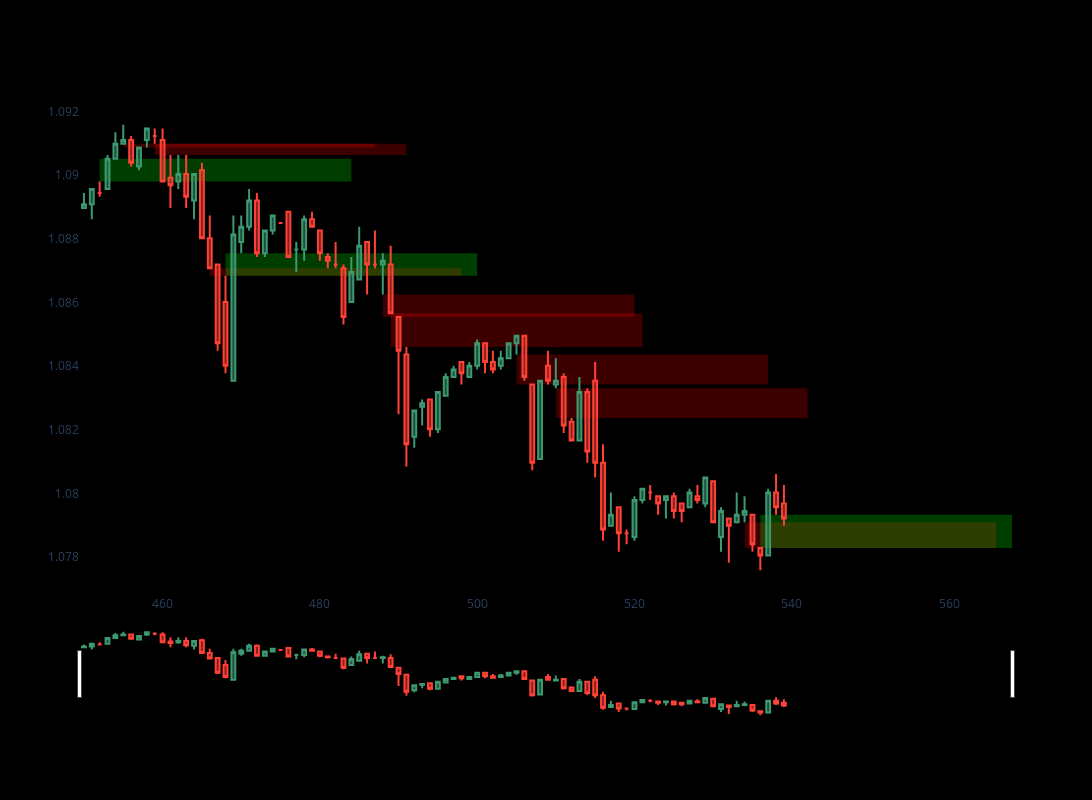

Write notebook code for a chart like this one.
### Code cell
import plotly.graph_objects as go
from plotly.subplots import make_subplots
from datetime import datetime
dfpl = df[450:540]
# Create the figure
fig = go.Figure()

# Add candlestick chart
fig.add_trace(go.Candlestick(
    x=dfpl.index,
    open=dfpl["Open"],
    high=dfpl["High"],
    low=dfpl["Low"],
    close=dfpl["Close"],
    name="Candles"
))

# Add FVG zones
for _, row in dfpl.iterrows():
    if isinstance(row["FVG"], tuple):
        fvg_type, start, end, index = row["FVG"]
        color = "rgba(0,255,0,0.3)" if fvg_type == "bullish" else "rgba(255,0,0,0.3)"
        fig.add_shape(
            type="rect",
            x0=index - 2,
            x1=index + 30,
            y0=start,
            y1=end,
            fillcolor=color,
            opacity=0.8,
            layer="below",
            line=dict(width=0),
        )

# Show the chart
fig.update_layout(width=1200, height=800,
                  xaxis=dict(showgrid=False),
                  yaxis=dict(showgrid=False),
                  plot_bgcolor='black',
                  paper_bgcolor='black')
fig.show()

### Figure 1 — Plotly figure (JSON) as saved in the notebook; plotly's stock layout.template omitted (floating-point values rounded to 4 significant figures)
{"data": [{"close": [1.089, 1.09, 1.089, 1.091, 1.091, 1.091, 1.09, 1.091, 1.091, 1.091, 1.09, 1.09, 1.09, 1.089, 1.09, 1.088, 1.087, 1.085, 1.084, 1.088, 1.088, 1.089, 1.088, 1.088, 1.089, 1.088, 1.087, 1.088, 1.089, 1.088, 1.088, 1.087, 1.087, 1.086, 1.087, 1.088, 1.087, 1.087, 1.087, 1.086, 1.084, 1.082, 1.083, 1.083, 1.082, 1.083, 1.084, 1.084, 1.084, 1.084, 1.085, 1.084, 1.084, 1.084, 1.085, 1.085, 1.084, 1.081, 1.084, 1.084, 1.084, 1.082, 1.082, 1.083, 1.081, 1.081, 1.079, 1.079, 1.079, 1.079, 1.08, 1.08, 1.08, 1.08, 1.08, 1.079, 1.079, 1.08, 1.08, 1.08, 1.079, 1.079, 1.079, 1.079, 1.079, 1.078, 1.078, 1.08, 1.08, 1.079], "high": [1.089, 1.09, 1.09, 1.091, 1.091, 1.092, 1.091, 1.091, 1.091, 1.091, 1.091, 1.091, 1.091, 1.091, 1.09, 1.09, 1.089, 1.087, 1.087, 1.089, 1.089, 1.09, 1.089, 1.088, 1.089, 1.088, 1.089, 1.088, 1.089, 1.089, 1.088, 1.088, 1.088, 1.087, 1.087, 1.088, 1.088, 1.088, 1.088, 1.088, 1.086, 1.085, 1.083, 1.083, 1.083, 1.083, 1.084, 1.084, 1.084, 1.084, 1.085, 1.085, 1.084, 1.084, 1.085, 1.085, 1.085, 1.083, 1.084, 1.084, 1.084, 1.084, 1.082, 1.084, 1.083, 1.084, 1.082, 1.08, 1.08, 1.079, 1.08, 1.08, 1.08, 1.08, 1.08, 1.08, 1.08, 1.08, 1.08, 1.08, 1.08, 1.08, 1.079, 1.08, 1.08, 1.079, 1.078, 1.08, 1.081, 1.08], "low": [1.089, 1.089, 1.089, 1.09, 1.091, 1.091, 1.09, 1.09, 1.091, 1.091, 1.09, 1.089, 1.09, 1.089, 1.089, 1.088, 1.087, 1.084, 1.084, 1.084, 1.088, 1.088, 1.087, 1.087, 1.088, 1.088, 1.087, 1.087, 1.087, 1.088, 1.087, 1.087, 1.087, 1.085, 1.086, 1.087, 1.086, 1.087, 1.086, 1.086, 1.082, 1.081, 1.081, 1.082, 1.082, 1.082, 1.083, 1.084, 1.083, 1.084, 1.084, 1.084, 1.084, 1.084, 1.084, 1.084, 1.084, 1.081, 1.081, 1.083, 1.083, 1.082, 1.082, 1.082, 1.081, 1.08, 1.079, 1.079, 1.078, 1.078, 1.079, 1.08, 1.08, 1.079, 1.079, 1.079, 1.079, 1.08, 1.08, 1.08, 1.079, 1.078, 1.078, 1.079, 1.079, 1.078, 1.078, 1.078, 1.079, 1.079], "name": "Candles", "open": [1.089, 1.089, 1.089, 1.09, 1.091, 1.091, 1.091, 1.09, 1.091, 1.091, 1.091, 1.09, 1.09, 1.09, 1.089, 1.09, 1.088, 1.087, 1.086, 1.084, 1.088, 1.088, 1.089, 1.088, 1.088, 1.088, 1.089, 1.088, 1.088, 1.089, 1.088, 1.087, 1.087, 1.087, 1.086, 1.087, 1.088, 1.087, 1.087, 1.087, 1.086, 1.084, 1.082, 1.083, 1.083, 1.082, 1.083, 1.084, 1.084, 1.084, 1.084, 1.085, 1.084, 1.084, 1.084, 1.085, 1.085, 1.083, 1.081, 1.084, 1.083, 1.084, 1.082, 1.082, 1.083, 1.084, 1.081, 1.079, 1.08, 1.079, 1.079, 1.08, 1.08, 1.08, 1.08, 1.08, 1.08, 1.08, 1.08, 1.08, 1.08, 1.079, 1.079, 1.079, 1.079, 1.079, 1.078, 1.078, 1.08, 1.08], "type": "candlestick", "x": [450, 451, 452, 453, 454, 455, 456, 457, 458, 459, 460, 461, 462, 463, 464, 465, 466, 467, 468, 469, 470, 471, 472, 473, 474, 475, 476, 477, 478, 479, 480, 481, 482, 483, 484, 485, 486, 487, 488, 489, 490, 491, 492, 493, 494, 495, 496, 497, 498, 499, 500, 501, 502, 503, 504, 505, 506, 507, 508, 509, 510, 511, 512, 513, 514, 515, 516, 517, 518, 519, 520, 521, 522, 523, 524, 525, 526, 527, 528, 529, 530, 531, 532, 533, 534, 535, 536, 537, 538, 539]}], "layout": {"height": 800, "paper_bgcolor": "black", "plot_bgcolor": "black", "shapes": [{"fillcolor": "rgba(0,255,0,0.3)", "layer": "below", "line": {"width": 0}, "opacity": 0.8, "type": "rect", "x0": 452, "x1": 484, "y0": 1.09, "y1": 1.091}, {"fillcolor": "rgba(255,0,0,0.3)", "layer": "below", "line": {"width": 0}, "opacity": 0.8, "type": "rect", "x0": 455, "x1": 487, "y0": 1.091, "y1": 1.091}, {"fillcolor": "rgba(255,0,0,0.3)", "layer": "below", "line": {"width": 0}, "opacity": 0.8, "type": "rect", "x0": 459, "x1": 491, "y0": 1.091, "y1": 1.091}, {"fillcolor": "rgba(255,0,0,0.3)", "layer": "below", "line": {"width": 0}, "opacity": 0.8, "type": "rect", "x0": 466, "x1": 498, "y0": 1.087, "y1": 1.087}, {"fillcolor": "rgba(0,255,0,0.3)", "layer": "below", "line": {"width": 0}, "opacity": 0.8, "type": "rect", "x0": 468, "x1": 500, "y0": 1.087, "y1": 1.088}, {"fillcolor": "rgba(255,0,0,0.3)", "layer": "below", "line": {"width": 0}, "opacity": 0.8, "type": "rect", "x0": 488, "x1": 520, "y0": 1.086, "y1": 1.086}, {"fillcolor": "rgba(255,0,0,0.3)", "layer": "below", "line": {"width": 0}, "opacity": 0.8, "type": "rect", "x0": 489, "x1": 521, "y0": 1.086, "y1": 1.085}, {"fillcolor": "rgba(255,0,0,0.3)", "layer": "below", "line": {"width": 0}, "opacity": 0.8, "type": "rect", "x0": 505, "x1": 537, "y0": 1.084, "y1": 1.083}, {"fillcolor": "rgba(255,0,0,0.3)", "layer": "below", "line": {"width": 0}, "opacity": 0.8, "type": "rect", "x0": 510, "x1": 542, "y0": 1.083, "y1": 1.082}, {"fillcolor": "rgba(255,0,0,0.3)", "layer": "below", "line": {"width": 0}, "opacity": 0.8, "type": "rect", "x0": 534, "x1": 566, "y0": 1.079, "y1": 1.078}, {"fillcolor": "rgba(0,255,0,0.3)", "layer": "below", "line": {"width": 0}, "opacity": 0.8, "type": "rect", "x0": 536, "x1": 568, "y0": 1.078, "y1": 1.079}], "width": 1200, "xaxis": {"showgrid": false}, "yaxis": {"showgrid": false}}}
